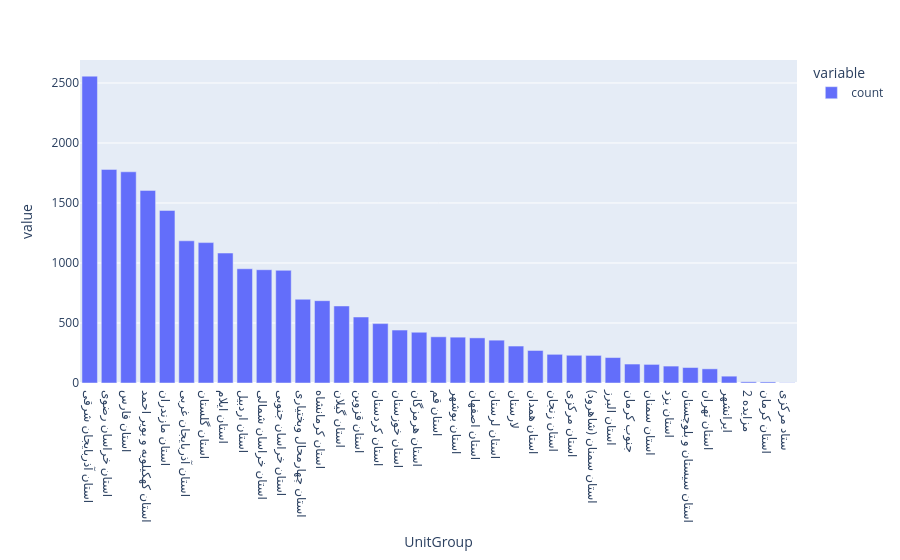

This figure's notebook cell:
### Code cell
px.bar(Structural_only['UnitGroup'].value_counts())

### Figure 1 — Plotly figure (JSON) as saved in the notebook; plotly's stock layout.template omitted (floating-point values rounded to 4 significant figures)
{"data": [{"alignmentgroup": "True", "hovertemplate": "variable=count<br>UnitGroup=%{x}<br>value=%{y}<extra></extra>", "legendgroup": "count", "marker": {"color": "#636efa", "pattern": {"shape": ""}}, "name": "count", "offsetgroup": "count", "orientation": "v", "showlegend": true, "textposition": "auto", "type": "bar", "x": ["استان آذربایجان شرقی", "استان خراسان رضوی", "استان فارس", "استان کهکیلویه و بویر احمد", "استان مازندران", "استان آذربایجان غربی", "استان گلستان", "استان ایلام", "استان اردبیل", "استان خراسان شمالی", "استان خراسان جنوبی", "استان چهارمحال وبختیاری", "استان کرمانشاه", "استان گیلان", "استان قزوین", "استان کردستان", "استان خوزستان", "استان هرمزگان", "استان قم", "استان بوشهر", "استان اصفهان", "استان لرستان", "لارستان", "استان همدان", "استان زنجان", "استان مرکزی", "استان سمنان (شاهرود)", "استان البرز", "جنوب کرمان", "استان سمنان", "استان یزد", "استان سیستان و بلوچستان", "استان تهران", "ایرانشهر", "2 مزایده", "استان کرمان", "ستاد مرکزی"], "xaxis": "x", "y": [2557, 1780, 1760, 1605, 1438, 1185, 1170, 1083, 952, 944, 939, 698, 686, 642, 550, 495, 441, 423, 385, 382, 376, 357, 308, 271, 239, 231, 230, 212, 158, 155, 141, 129, 118, 57, 10, 9, 2], "yaxis": "y"}], "layout": {"barmode": "relative", "legend": {"title": {"text": "variable"}, "tracegroupgap": 0}, "margin": {"t": 60}, "xaxis": {"anchor": "y", "domain": [0, 1], "title": {"text": "UnitGroup"}}, "yaxis": {"anchor": "x", "domain": [0, 1], "title": {"text": "value"}}}}
